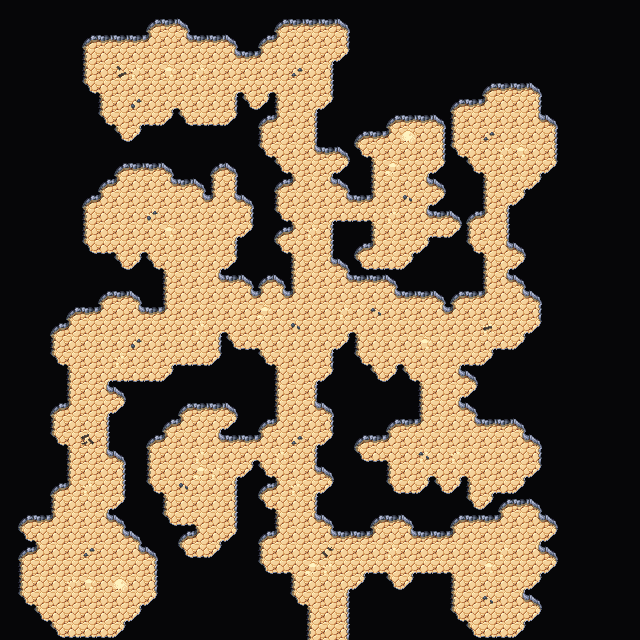

A 2D game scene composited from a Tiled map and its tileset images. What follows is a short description and the map's XML, with each tile layer's data collapsed to a summary:
An orthogonal 40x40 tile map with 16x16 px tiles, 4 tile layers (Collision, Background, Walls, Clutter), 2 tilesets and 1 object.

<map version="1.5" tiledversion="1.7.2" orientation="orthogonal" renderorder="right-down" width="40" height="40" tilewidth="16" tileheight="16" infinite="0" nextlayerid="7" nextobjectid="63">
 <editorsettings>
  <export target="wastetown..tmx" format="tmx" />
 </editorsettings>
 <tileset firstgid="1" source="../../../tileset/main.tsx" />
 <tileset firstgid="3477" source="../../../tileset/buildings.tsx" />
 <layer id="6" name="Collision" width="40" height="40">
  <data>[1600 cells, 0 non-empty, 0 distinct tile ids]</data>
 </layer>
 <layer id="1" name="Background" width="40" height="40">
  <data>[1600 cells, 1600 non-empty, 1 distinct tile ids]</data>
 </layer>
 <layer id="2" name="Walls" width="40" height="40">
  <data>[1600 cells, 1260 non-empty, 18 distinct tile ids]</data>
 </layer>
 <layer id="3" name="Clutter" width="40" height="40">
  <properties>
   <property name="spriteLayer" type="bool" value="true" />
  </properties>
  <data>[1600 cells, 38 non-empty, 12 distinct tile ids]</data>
 </layer>
 <objectgroup id="4" name="Objects">
  <object id="62" template="../../../obj/door_up.tx" x="321.655" y="638.393">
   <properties>
    <property name="teleport" value="../common/maps/map/cave/cave_multilevel_4/cave_23I4.tmx" />
    <property name="teleportObjectId" value="61" />
   </properties>
  </object>
 </objectgroup>
</map>
